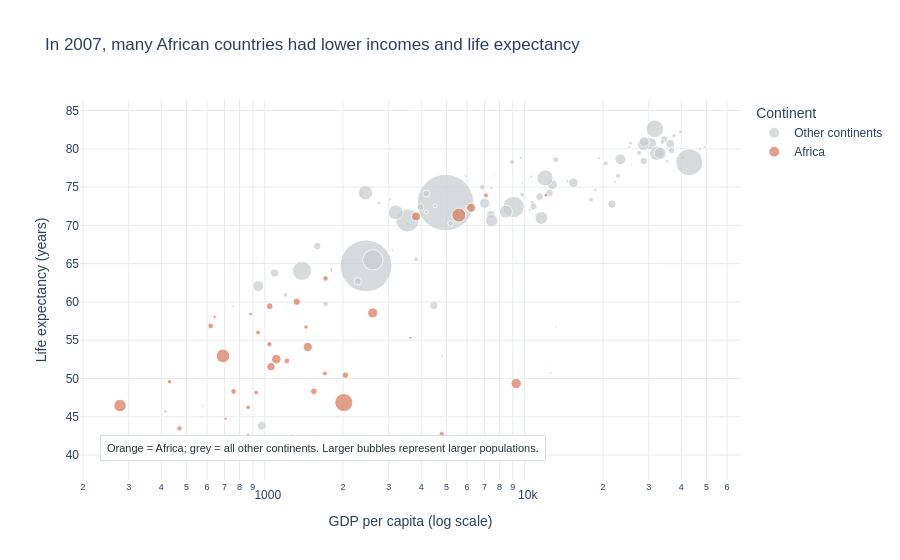

This figure's notebook cell:
### Markdown cell above
## Task 2 — Bubble chart: tell a story

**What to build:** A bubble chart (full 2007 dataset, all countries) where:
- x = GDP per capita (log scale)
- y = life expectancy
- size = population
- colour = ONE continent highlighted (your choice), all others grey
- At least one annotation explaining the highlighted group's story

> This is the grey-and-highlight technique applied to a bubble chart.

### Code cell
# Task 2
# YOUR CODE HERE

df_2007 = df.loc[df['year'] == 2007].copy()


df_2007['Group'] = df_2007['continent'].apply(
    lambda continent: 'Africa' if continent == 'Africa' else 'Other continents'
)

fig2 = px.scatter(
    df_2007,
    x='gdpPercap',
    y='lifeExp',
    size='pop',
    color='Group',
    color_discrete_map={
        'Africa': '#D97757',
        'Other continents': '#C7CDD1'
    },
    size_max=40,
    log_x=True,
    hover_name='country',
    hover_data={
        'continent': True,
        'gdpPercap': ':.0f',
        'lifeExp': ':.1f',
        'pop': ':,',
        'Group': False
    },
    labels={
        'gdpPercap': 'GDP per capita (log scale)',
        'lifeExp': 'Life expectancy (years)',
        'pop': 'Population',
        'Group': 'Country group'
    },
    title='In 2007, many African countries had lower incomes and life expectancy'
)


fig2.add_annotation(
    x=0.03,
    y=0.05,
    xref='paper',
    yref='paper',
    text='Orange = Africa; grey = all other continents. Larger bubbles represent larger populations.',
    showarrow=False,
    xanchor='left',
    yanchor='bottom',
    bgcolor='white',
    bordercolor='#D9DEE2',
    borderpad=6,
    font=dict(size=11, color='#253238')
)

fig2.update_layout(
    template='plotly_white',
    font=dict(family='Arial', size=12),
    xaxis=dict(showgrid=True, gridcolor='#E8ECEF'),
    yaxis=dict(showgrid=True, gridcolor='#E8ECEF'),
    legend_title_text='Continent'
)

fig2.show()

### Figure 1 — Plotly figure (JSON) as saved in the notebook; plotly's stock layout.template omitted (floating-point values rounded to 4 significant figures; data arrays with more than 128 entries replaced by an {"elided": "..."} marker saying what was removed)
{"data": [{"customdata": {"elided": "90x3 mixed values"}, "hovertemplate": "<b>%{hovertext}</b><br><br>GDP per capita (log scale)=%{x:.0f}<br>Life expectancy (years)=%{y:.1f}<br>Population=%{customdata[1]:,}<br>continent=%{customdata[0]}<extra></extra>", "hovertext": ["Afghanistan", "Albania", "Argentina", "Australia", "Austria", "Bahrain", "Bangladesh", "Belgium", "Bolivia", "Bosnia and Herzegovina", "Brazil", "Bulgaria", "Cambodia", "Canada", "Chile", "China", "Colombia", "Costa Rica", "Croatia", "Cuba", "Czech Republic", "Denmark", "Dominican Republic", "Ecuador", "El Salvador", "Finland", "France", "Germany", "Greece", "Guatemala", "Haiti", "Honduras", "Hong Kong, China", "Hungary", "Iceland", "India", "Indonesia", "Iran", "Iraq", "Ireland", "Israel", "Italy", "Jamaica", "Japan", "Jordan", "Korea, Dem. Rep.", "Korea, Rep.", "Kuwait", "Lebanon", "Malaysia", "Mexico", "Mongolia", "Montenegro", "Myanmar", "Nepal", "Netherlands", "New Zealand", "Nicaragua", "Norway", "Oman", "Pakistan", "Panama", "Paraguay", "Peru", "Philippines", "Poland", "Portugal", "Puerto Rico", "Romania", "Saudi Arabia", "Serbia", "Singapore", "Slovak Republic", "Slovenia", "Spain", "Sri Lanka", "Sweden", "Switzerland", "Syria", "Taiwan", "Thailand", "Trinidad and Tobago", "Turkey", "United Kingdom", "United States", "Uruguay", "Venezuela", "Vietnam", "West Bank and Gaza", "Yemen, Rep."], "legendgroup": "Other continents", "marker": {"color": "#C7CDD1", "size": [31889923, 3600523, 40301927, 20434176, 8199783, 708573, 150448339, 10392226, 9119152, 4552198, 190010647, 7322858, 14131858, 33390141, 16284741, 1318683096, 44227550, 4133884, 4493312, 11416987, 10228744, 5468120, 9319622, 13755680, 6939688, 5238460, 61083916, 82400996, 10706290, 12572928, 8502814, 7483763, 6980412, 9956108, 301931, 1110396331, 223547000, 69453570, 27499638, 4109086, 6426679, 58147733, 2780132, 127467972, 6053193, 23301725, 49044790, 2505559, 3921278, 24821286, 108700891, 2874127, 684736, 47761980, 28901790, 16570613, 4115771, 5675356, 4627926, 3204897, 169270617, 3242173, 6667147, 28674757, 91077287, 38518241, 10642836, 3942491, 22276056, 27601038, 10150265, 4553009, 5447502, 2009245, 40448191, 20378239, 9031088, 7554661, 19314747, 23174294, 65068149, 1056608, 71158647, 60776238, 301139947, 3447496, 26084662, 85262356, 4018332, 22211743], "sizemode": "area", "sizeref": 824200.0, "symbol": "circle"}, "mode": "markers", "name": "Other continents", "orientation": "v", "showlegend": true, "type": "scatter", "x": [974.6, 5937.0, 12780.0, 34440.0, 36130.0, 29800.0, 1391.0, 33690.0, 3822.0, 7446.0, 9066.0, 10680.0, 1714.0, 36320.0, 13170.0, 4959.0, 7007.0, 9645.0, 14620.0, 8948.0, 22830.0, 35280.0, 6025.0, 6873.0, 5728.0, 33210.0, 30470.0, 32170.0, 27540.0, 5186.0, 1202.0, 3548.0, 39720.0, 18010.0, 36180.0, 2452.0, 3541.0, 11610.0, 4471.0, 40680.0, 25520.0, 28570.0, 7321.0, 31660.0, 4519.0, 1593.0, 23350.0, 47310.0, 10460.0, 12450.0, 11980.0, 3096.0, 9254.0, 944.0, 1091.0, 36800.0, 25190.0, 2749.0, 49360.0, 22320.0, 2606.0, 9809.0, 4173.0, 7409.0, 3190.0, 15390.0, 20510.0, 19330.0, 10810.0, 21650.0, 9787.0, 47140.0, 18680.0, 25770.0, 28820.0, 3970.0, 33860.0, 37510.0, 4185.0, 28720.0, 7458.0, 18010.0, 8458.0, 33200.0, 42950.0, 10610.0, 11420.0, 2442.0, 3025.0, 2281.0], "xaxis": "x", "y": [43.83, 76.42, 75.32, 81.23, 79.83, 75.64, 64.06, 79.44, 65.55, 74.85, 72.39, 73.0, 59.72, 80.65, 78.55, 72.96, 72.89, 78.78, 75.75, 78.27, 76.49, 78.33, 72.23, 74.99, 71.88, 79.31, 80.66, 79.41, 79.48, 70.26, 60.92, 70.2, 82.21, 73.34, 81.76, 64.7, 70.65, 70.96, 59.55, 78.89, 80.75, 80.55, 72.57, 82.6, 72.53, 67.3, 78.62, 77.59, 71.99, 74.24, 76.19, 66.8, 74.54, 62.07, 63.78, 79.76, 80.2, 72.9, 80.2, 75.64, 65.48, 75.54, 71.75, 71.42, 71.69, 75.56, 78.1, 78.75, 72.48, 72.78, 74.0, 79.97, 74.66, 77.93, 80.94, 72.4, 80.88, 81.7, 74.14, 78.4, 70.62, 69.82, 71.78, 79.42, 78.24, 76.38, 73.75, 74.25, 73.42, 62.7], "yaxis": "y"}, {"customdata": {"elided": "52x3 mixed values"}, "hovertemplate": "<b>%{hovertext}</b><br><br>GDP per capita (log scale)=%{x:.0f}<br>Life expectancy (years)=%{y:.1f}<br>Population=%{customdata[1]:,}<br>continent=%{customdata[0]}<extra></extra>", "hovertext": ["Algeria", "Angola", "Benin", "Botswana", "Burkina Faso", "Burundi", "Cameroon", "Central African Republic", "Chad", "Comoros", "Congo, Dem. Rep.", "Congo, Rep.", "Cote d'Ivoire", "Djibouti", "Egypt", "Equatorial Guinea", "Eritrea", "Ethiopia", "Gabon", "Gambia", "Ghana", "Guinea", "Guinea-Bissau", "Kenya", "Lesotho", "Liberia", "Libya", "Madagascar", "Malawi", "Mali", "Mauritania", "Mauritius", "Morocco", "Mozambique", "Namibia", "Niger", "Nigeria", "Reunion", "Rwanda", "Sao Tome and Principe", "Senegal", "Sierra Leone", "Somalia", "South Africa", "Sudan", "Swaziland", "Tanzania", "Togo", "Tunisia", "Uganda", "Zambia", "Zimbabwe"], "legendgroup": "Africa", "marker": {"color": "#D97757", "size": [33333216, 12420476, 8078314, 1639131, 14326203, 8390505, 17696293, 4369038, 10238807, 710960, 64606759, 3800610, 18013409, 496374, 80264543, 551201, 4906585, 76511887, 1454867, 1688359, 22873338, 9947814, 1472041, 35610177, 2012649, 3193942, 6036914, 19167654, 13327079, 12031795, 3270065, 1250882, 33757175, 19951656, 2055080, 12894865, 135031164, 798094, 8860588, 199579, 12267493, 6144562, 9118773, 43997828, 42292929, 1133066, 38139640, 5701579, 10276158, 29170398, 11746035, 12311143], "sizemode": "area", "sizeref": 824200.0, "symbol": "circle"}, "mode": "markers", "name": "Africa", "orientation": "v", "showlegend": true, "type": "scatter", "x": [6223.0, 4797.0, 1441.0, 12570.0, 1217.0, 430.1, 2042.0, 706.0, 1704.0, 986.1, 277.6, 3633.0, 1545.0, 2082.0, 5581.0, 12150.0, 641.4, 690.8, 13210.0, 752.7, 1328.0, 942.7, 579.2, 1463.0, 1569.0, 414.5, 12060.0, 1045.0, 759.3, 1043.0, 1803.0, 10960.0, 3820.0, 823.7, 4811.0, 619.7, 2014.0, 7670.0, 863.1, 1598.0, 1712.0, 862.5, 926.1, 9270.0, 2602.0, 4513.0, 1107.0, 883.0, 7093.0, 1056.0, 1271.0, 469.7], "xaxis": "x", "y": [72.3, 42.73, 56.73, 50.73, 52.3, 49.58, 50.43, 44.74, 50.65, 65.15, 46.46, 55.32, 48.33, 54.79, 71.34, 51.58, 58.04, 52.95, 56.73, 59.45, 60.02, 56.01, 46.39, 54.11, 42.59, 45.68, 73.95, 59.44, 48.3, 54.47, 64.16, 72.8, 71.16, 42.08, 52.91, 56.87, 46.86, 76.44, 46.24, 65.53, 63.06, 42.57, 48.16, 49.34, 58.56, 39.61, 52.52, 58.42, 73.92, 51.54, 42.38, 43.49], "yaxis": "y"}], "layout": {"annotations": [{"bgcolor": "white", "bordercolor": "#D9DEE2", "borderpad": 6, "font": {"color": "#253238", "size": 11}, "showarrow": false, "text": "Orange = Africa; grey = all other continents. Larger bubbles represent larger populations.", "x": 0.03, "xanchor": "left", "xref": "paper", "y": 0.05, "yanchor": "bottom", "yref": "paper"}], "font": {"family": "Arial", "size": 12}, "legend": {"itemsizing": "constant", "title": {"text": "Continent"}, "tracegroupgap": 0}, "title": {"text": "In 2007, many African countries had lower incomes and life expectancy"}, "xaxis": {"anchor": "y", "domain": [0, 1], "gridcolor": "#E8ECEF", "showgrid": true, "title": {"text": "GDP per capita (log scale)"}, "type": "log"}, "yaxis": {"anchor": "x", "domain": [0, 1], "gridcolor": "#E8ECEF", "showgrid": true, "title": {"text": "Life expectancy (years)"}}}}
